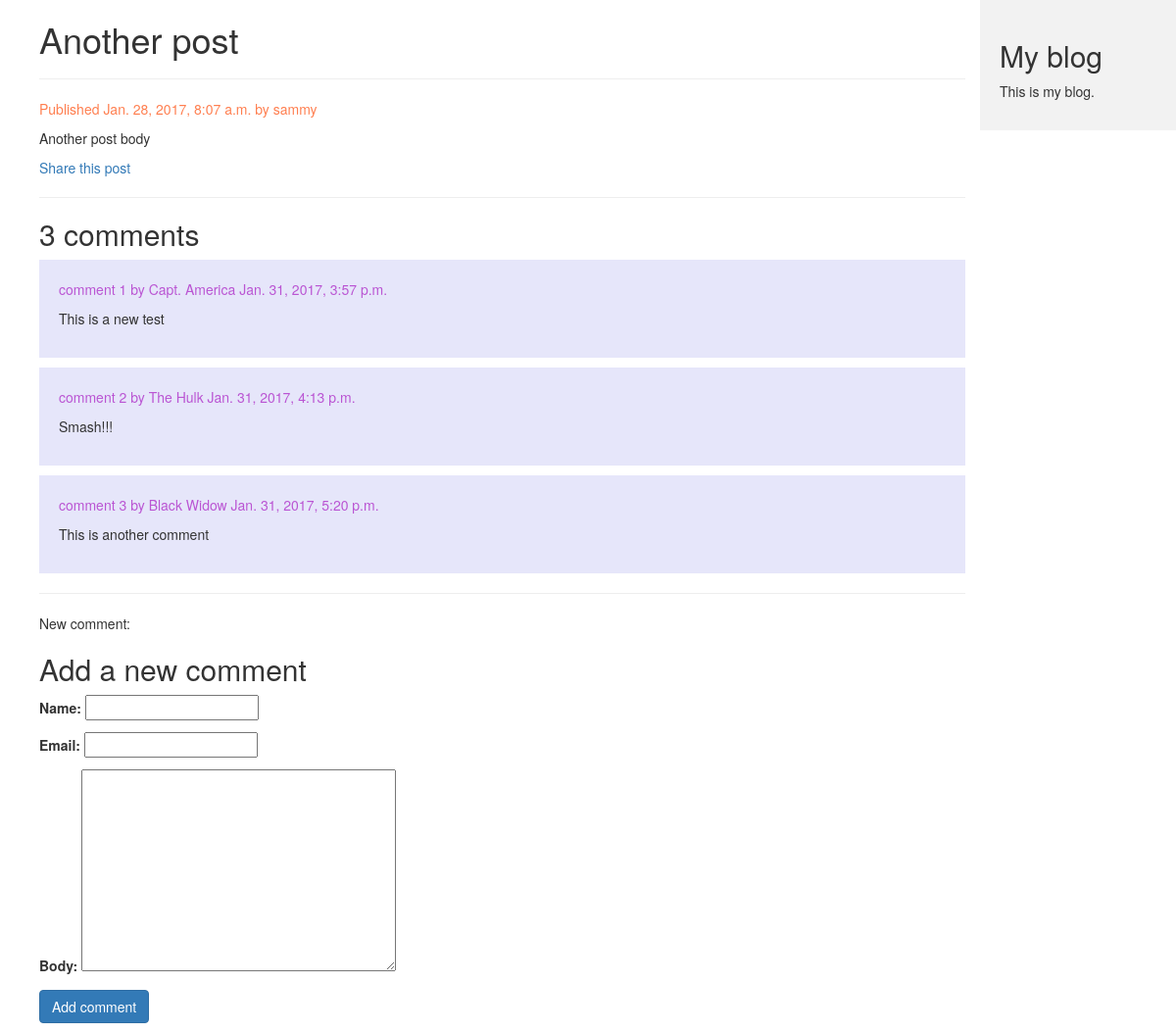
Page /blog/2017/01/28/another-post/ on the committed database.
### blog/models.py (models this page shows, shortened)
class Post(models.Model):
    STATUS_CHOICE = (
        ('draft', 'Draft'),
        ('published', 'Published'),
    )
    title = models.CharField(max_length=250)
    slug = models.SlugField(
        max_length=250,
        unique_for_date='publish')
    author = models.ForeignKey(User, related_name='blog_posts')
    body = models.TextField()
    publish = models.DateTimeField(default=timezone.now)
    created = models.DateTimeField(auto_now_add=True)
    update = models.DateTimeField(auto_now=True)
    status = models.CharField(
        max_length=10,
        choices=STATUS_CHOICE,
        default='draft')
    objects = models.Manager()  # The default manager.
    published = PublishedManager()  # Our custom manager.
    class Meta:
        ordering = ('-publish',)

class Comment(models.Model):
    post = models.ForeignKey(Post, related_name='comments')
    name = models.CharField(max_length=80)
    email = models.EmailField()
    body = models.TextField()
    created = models.DateTimeField(auto_now_add=True)
    updated = models.DateTimeField(auto_now=True)
    active = models.BooleanField(default=True)
    class Meta:
        ordering = ('created',)

### blog/views.py (the view)
def post_detail(request, year, month, day, post):
    post = get_object_or_404(Post, slug=post,
                             status='published',
                             publish__year=year,
                             publish__month=month,
                             publish__day=day)
    comments = post.comments.filter(active=True)
    new_comment = None
    if request.method == 'POST':
        comment_form = CommentForm(data=request.POST)
        if comment_form.is_valid():
            new_comment = comment_form.save(commit=False)
            new_comment.post = post
            new_comment.save()
    else:
        comment_form = CommentForm()
    return render(request,
                  'blog/post/detail.html',
                  {'post': post,
                   'comments': comments,
                   'comment_form': comment_form,
                   'new_comment': new_comment})

### blog/forms.py
class CommentForm(forms.ModelForm):
    class Meta:
        model = Comment
        fields = ('name', 'email', 'body')

### blog/templates/blog/post/detail.html (shortened to what this page needs)
{% extends "blog/base.html" %}
{% block content %}
    <h1>{{ post.title }}</h1>
    <hr>
    <p class="date">
        Published {{ post.publish }} by {{ post.author }}
    </p>
    {{ post.body|linebreaks }}
    <p>
        <a href="{% url "blog:post_share"  post.id %}">
            Share this post
        </a>
    </p>
    <hr>
    {% with comments.count as total_comments %}
        <h2>
            {{ total_comments }} comment{{ total_comments|pluralize }}
        </h2>
    {% endwith %}
    {% for comment in comments %}
        <div class="comment">
            <p class="info">
                comment {{ forloop.counter }} by {{ comment.name }}
                {{ comment.created }}
            </p>
            {{ comment.body|linebreaks }}
        </div>
    {% empty %}
        <p>There are no comments yet.</p>
    {% endfor %}
    <hr>
    <p>New comment: {{ comment_form.new_comment }}</p>
    {% if new_comment %}
        <h2>Your comment has been posted </h2>
    {% else %}
        <h2>Add a new comment</h2>
        <form action="." method="post">
            {{ comment_form.as_p }}
            <p><input class="btn btn-primary" type="submit" value="Add comment"></p>
        </form>
    {% endif %}
{% endblock %}

### blog/static/css/blog.css (style rules this page uses)
.date { color: coral; }
.comment { background: lavender; padding: 20px; margin-bottom: 10px; }
.info { color:mediumorchid; }

### rows in the picture
Post: title "Another post", publish "Jan. 28, 2017, 8:07 a.m.", author "sammy", body "Another post body"
Comment: name "Capt. America", created "Jan. 31, 2017, 3:57 p.m.", body "This is a new test"
Comment: name "The Hulk", created "Jan. 31, 2017, 4:13 p.m.", body "Smash!!!"
Comment: name "Black Widow", created "Jan. 31, 2017, 5:20 p.m.", body "This is another comment"

### other values in the picture
{{ total_comments }} "3"
